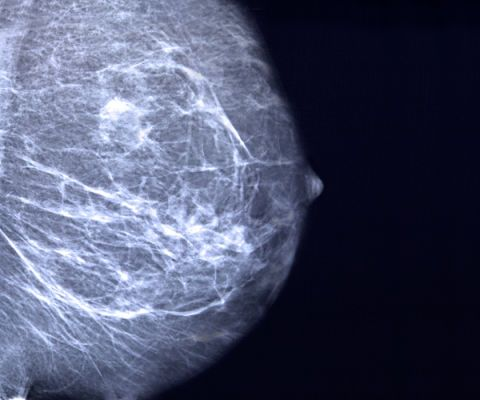
%> input picture img_source/8.jpg, 480 x 400 px
$ octave HW4lecture2.m   (GNU Octave 9; MATLAB toolbox functions it lacks are replaced by stand-ins)
%> lines starting %> are read from the running program, lines starting %| are printed output that depends on the picture
close all
clear all
clc
im1 = imread('D:\Matlab-Digital-Image-Processing\img_source\8.jpg');
%> im1 is the input picture: size 400x480x3 uint8; mean R, G, B 76.1, 81.9, 108.3
im2 = imread('D:\Matlab-Digital-Image-Processing\img_source\9.jpg');
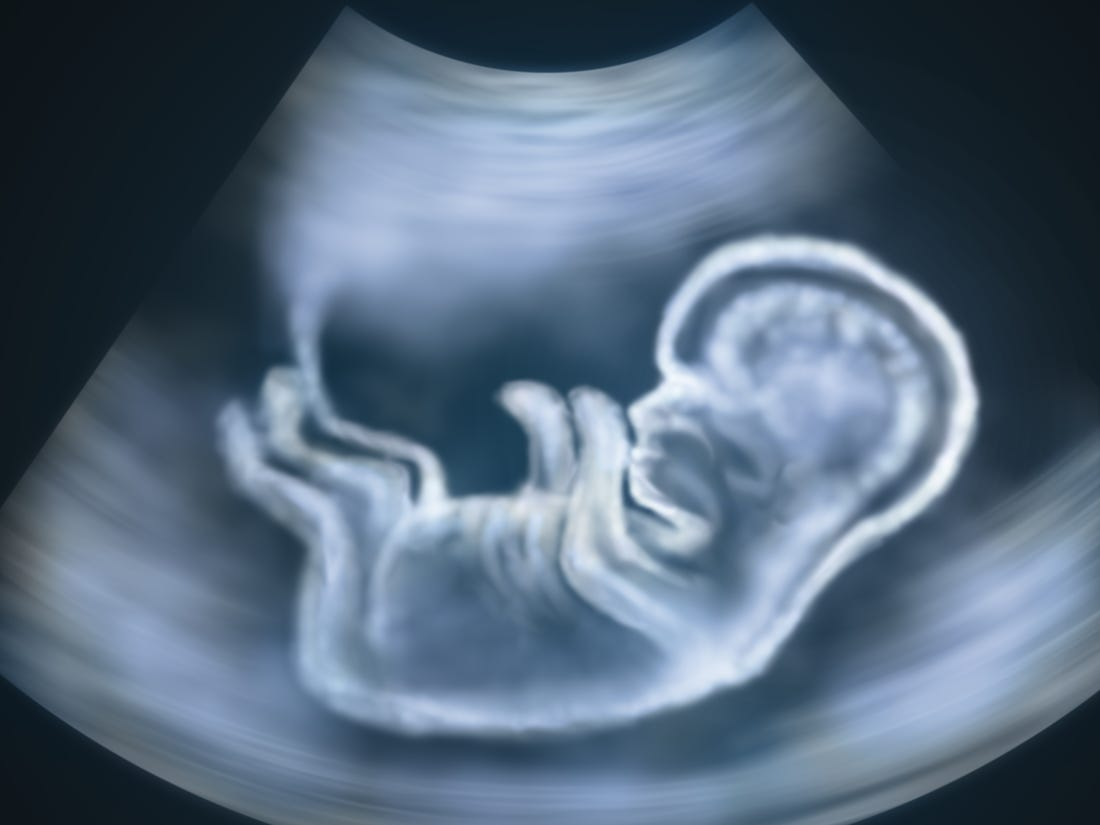
%> input picture img_source/9.jpg, 1100 x 825 px
%> im2 is the input picture: size 825x1100x3 uint8; mean R, G, B 86.1, 105.1, 124.8
H = fspecial('gaussian',[5,5]);
M1 = imfilter(im1,H,'replicate');
M2 = imfilter(im2,H,'replicate');
YCBCR1 = rgb2ycbcr(M1);
%> YCBCR1: size 400x480x3 uint8; mean of channels 1, 2, 3 87.4, 140.4, 123.5
YCBCR2 = rgb2ycbcr(M2);
%> YCBCR2: size 825x1100x3 uint8; mean of channels 1, 2, 3 103.3, 139.4, 118.3
X1 = imfilter(YCBCR1(:,:,1),H,'replicate');
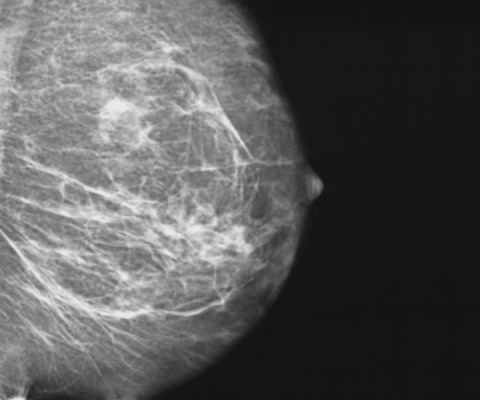
%> X1: size 400x480 uint8; min 17, max 235, mean 87.4
X2 = imfilter(YCBCR2(:,:,1),H,'replicate');
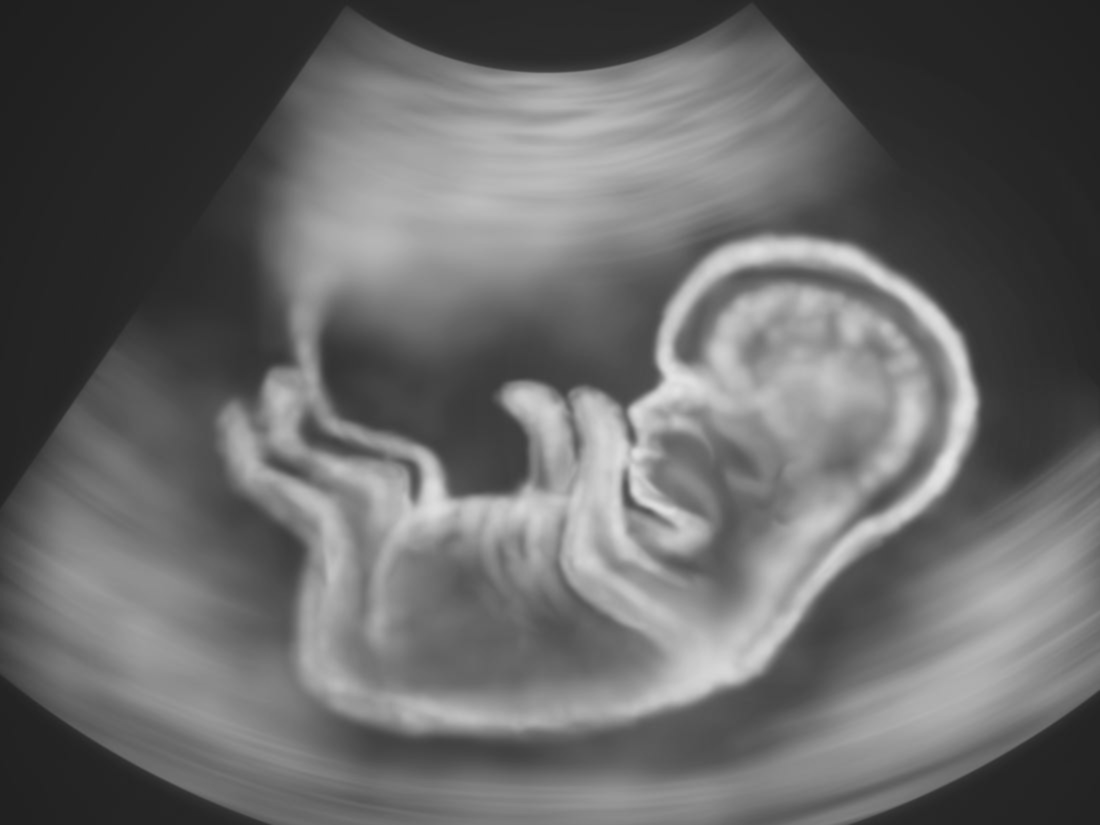
%> X2: size 825x1100 uint8; min 30, max 230, mean 103.3
YCBCR1(:,:,1) = X1;
%> YCBCR1: size 400x480x3 uint8; mean of channels 1, 2, 3 87.4, 140.4, 123.5
YCBCR2(:,:,1) = X2;
%> YCBCR2: size 825x1100x3 uint8; mean of channels 1, 2, 3 103.3, 139.4, 118.3
J1 = imnoise(YCBCR1(:,:,1),'gaussian');
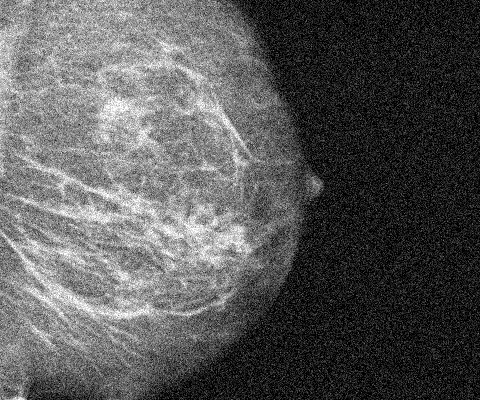
%> J1: size 400x480 uint8; min 0, max 255, mean 88.5
J2 = imnoise(YCBCR2(:,:,1),'gaussian');
figure;
subplot(1,2,1),imshow(J1);
subplot(1,2,2),imshow(J2);
K1 = dct2(J1);
K2 = dct2(J2);
figure;
subplot(2,2,1),imshow(K1);
%> after `imshow(K1)`:
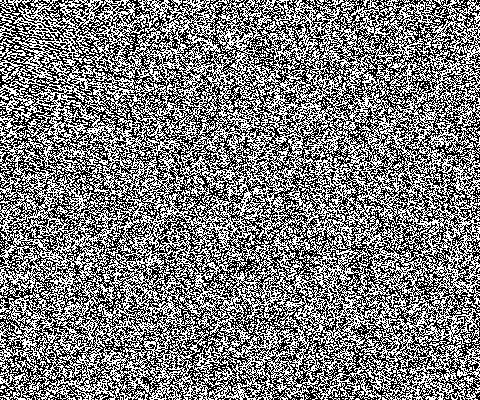
%> displayed picture: size 400x480, on the screen's scale of 0 to 255; min 0, max 255, mean 124.9
subplot(2,2,2),imshow(K2);
%> after `imshow(K2)`:
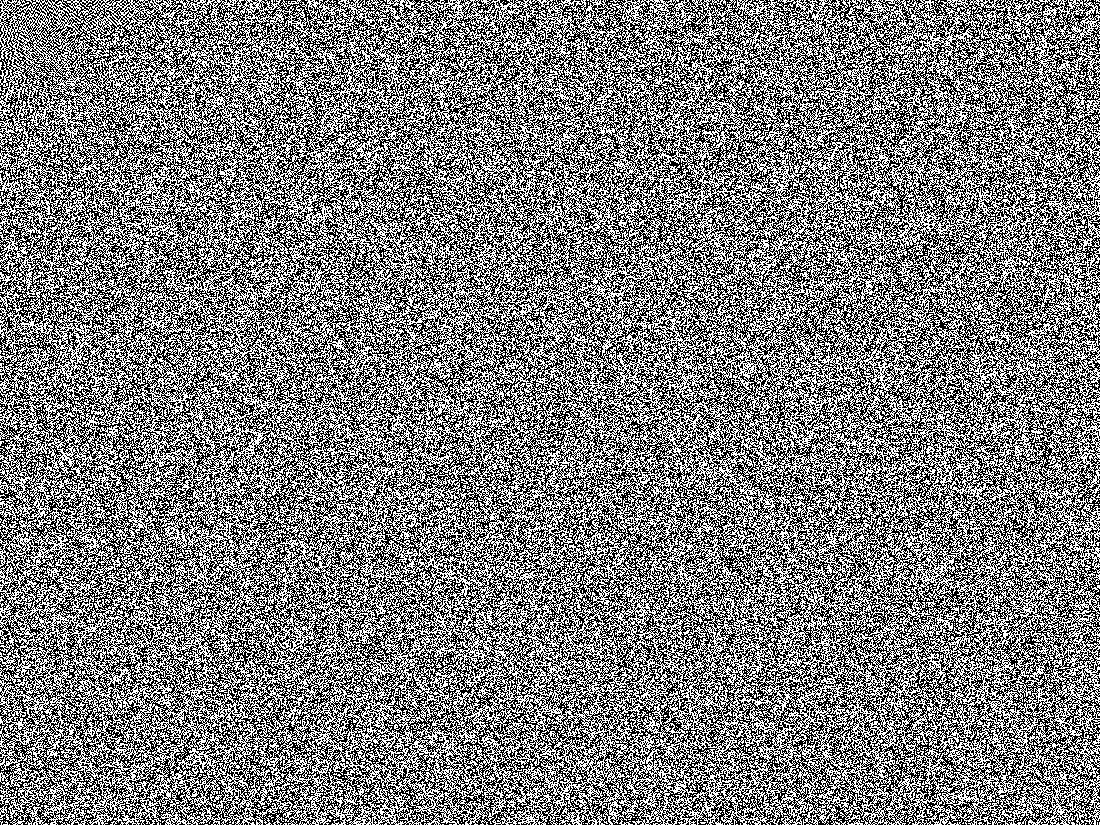
%> displayed picture: size 825x1100, on the screen's scale of 0 to 255; min 0, max 255, mean 125.5

J3 = wiener2(J1,[5 5]);
figure;
imshow(J3);
